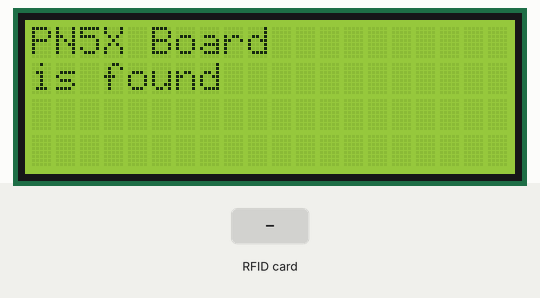
This sketch was run on a simulated Arduino Mega 2560, built with avr-gcc and run on an emulated ATmega2560. On the bench: 20×4 character LCD. Inputs (shaded band) come from the test bench. What the sketch prints to the serial monitor is not drawn.

Above: at 0.1 s.
At 1.7 s:
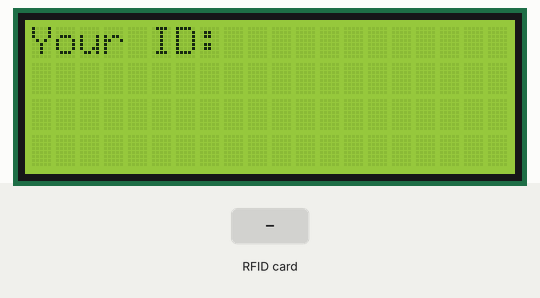
1.8 s: RFID card 5E 7A 19 C4 held to the reader
At 2.6 s:
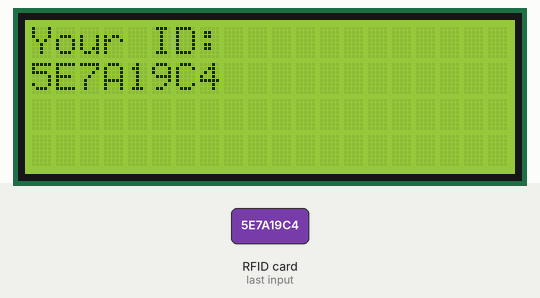
Timing chart, 0 to 4.8 s (numbered marks = the images above; inputs shaded):
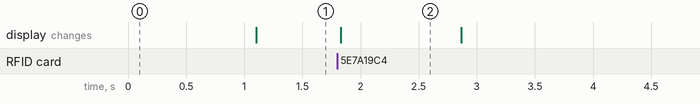

Measured:
- after the input at 1.8 s, the display: changes at once (image 2)
- what the display in image 2 shows lasts 1.1 s, from 1.8 s to 2.9 s

The sketch:

test_nfc_despro.ino
```cpp
#include <Adafruit_PN532.h>
#include <LiquidCrystal_I2C.h>

#define PN532_SCK   18
#define PN532_MISO  19
#define PN532_MOSI  23
#define PN532_SS    5

#define RELAY 13


int lcdColumns = 20;
int lcdRows = 4;
LiquidCrystal_I2C lcd(0x27, lcdColumns, lcdRows);

Adafruit_PN532 nfc(PN532_SCK, PN532_MISO, PN532_MOSI, PN532_SS);

String IDCARD;
void nfc_setup();
String read_nfc();
String read2_nfc();


void setup() {
  // put your setup code here, to run once:
  Serial.begin(115200);
  lcd.begin();
  lcd.backlight();
  nfc_setup();

}

void loop() {
  // put your main code here, to run repeatedly:
  IDCARD = read2_nfc();
  Serial.println("Halo");
  write_lcd("Your ID: ", IDCARD);
  delay(20);

}

void nfc_setup(){
  nfc.begin();
  uint32_t versiondata = nfc.getFirmwareVersion();
  if (! versiondata) {
    Serial.println("Didn't find PN53x board");
    write_lcd("PN5X Board", "Didn't Found");
    while (1); // halt
  }
  Serial.print("Found chip PN5"); Serial.println((versiondata >> 24) & 0xFF, HEX);
  Serial.print("Firmware ver. "); Serial.print((versiondata >> 16) & 0xFF, DEC);
  Serial.print('.'); Serial.println((versiondata >> 8) & 0xFF, DEC);
  write_lcd("PN5X Board", "is found");
  nfc.SAMConfig();
}

String read2_nfc(){
  String card;
  uint8_t success;
  uint8_t uid[] = { 0, 0, 0, 0, 0, 0, 0 };  // Buffer to store the returned UID
  uint8_t uidLength;
  uint16_t timeout = 1000;
  success = nfc.readPassiveTargetID(PN532_MIFARE_ISO14443A, uid, &uidLength, timeout);
  if (success) {
    // Display some basic information about the card
    card = "";
    for (byte i = 0; i <= uidLength - 1; i++) {
      card += (uid[i] < 0x10 ? "0" : "") +
      String(uid[i], HEX);
    }
    Serial.print("ID CARD : ");
    card.toUpperCase();
    Serial.print(card);
    Serial.println("");
  }
  return card;
}

String read_nfc(){
  String card;
  uint8_t success;
  uint8_t uid[] = { 0, 0, 0, 0, 0, 0, 0 };  // Buffer to store the returned UID
  uint8_t uidLength;
  success = nfc.readPassiveTargetID(PN532_MIFARE_ISO14443A, uid, &uidLength);
  if (success) {
    // Display some basic information about the card
    card = "";
    for (byte i = 0; i <= uidLength - 1; i++) {
      card += (uid[i] < 0x10 ? "0" : "") +
      String(uid[i], HEX);
    }
    Serial.print("ID CARD : ");
    card.toUpperCase();
    Serial.print(card);
    Serial.println("");
  }else{
    return "";
  }
  return card;
}

void open_lock(int relay_pin){
  digitalWrite(relay_pin, HIGH);
  Serial.println("HIGH");
  delay(100);
}

void close_lock(int relay_pin){
  digitalWrite(relay_pin, LOW);
  Serial.println("LOW");
  delay(100);
}

void write_lcd(String first_message, String second_message){
  lcd.clear();
  lcd.setCursor(0,0);
  lcd.print(first_message);
  lcd.setCursor(0,1);
  lcd.print(second_message);
}
```
